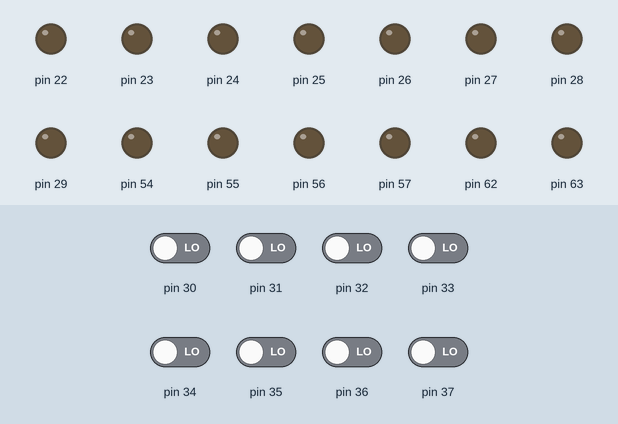
The sketch below on a simulated Arduino Mega 2560, built with avr-gcc and run on an emulated ATmega2560. Shown: output pins drawn as LEDs (lit = HIGH). The test bench sets the inputs (shaded band); at power-on: pin 30–37 LOW.

Above: at 1.2 s.
1.3 s: pin 30 driven HIGH
At 1.7 s:
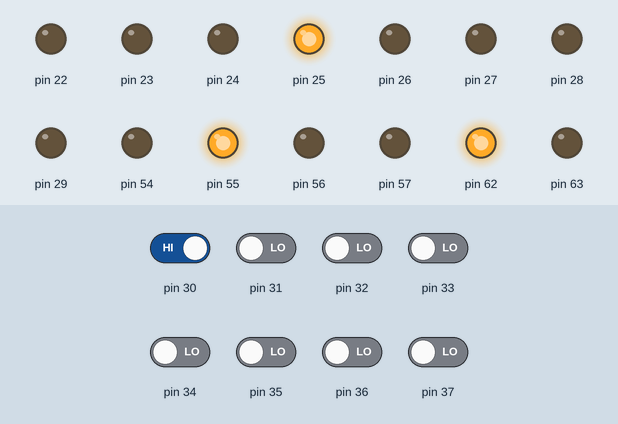
2.8 s: pin 31 driven HIGH
At 4.0 s:
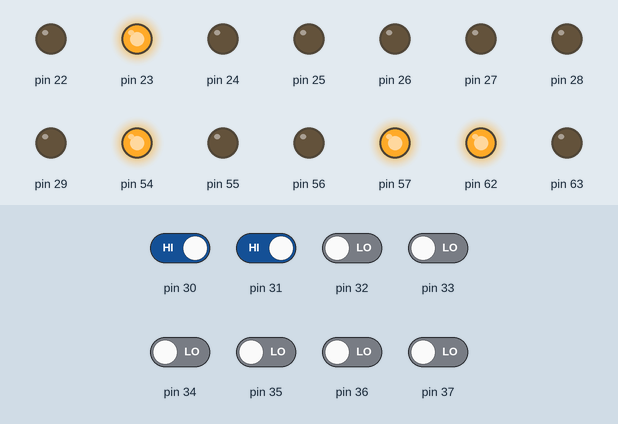
4.3 s: pin 32 driven HIGH
At 5.2 s:
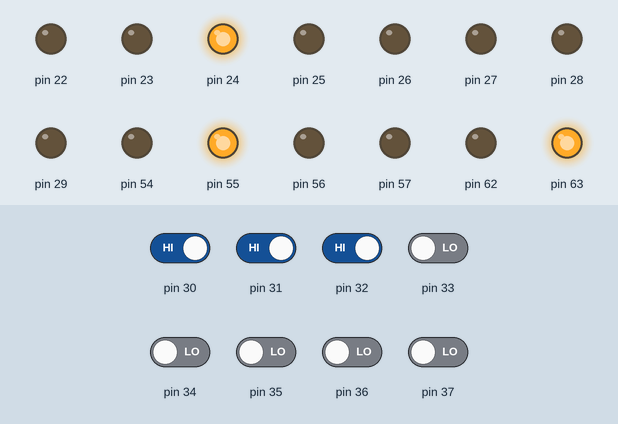
5.8 s: pin 33 driven HIGH
At 6.3 s:
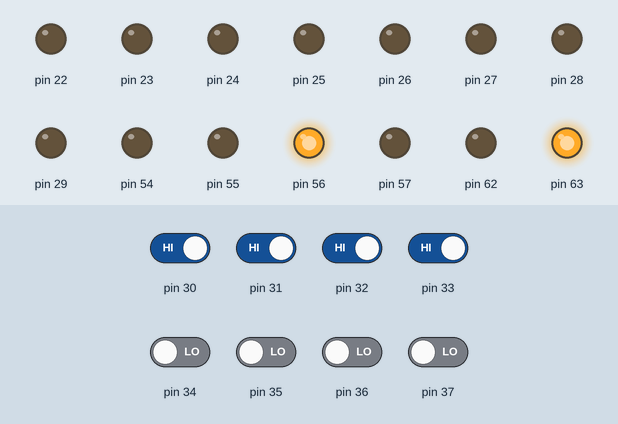
7.3 s: pin 34 driven HIGH
At 8.5 s:
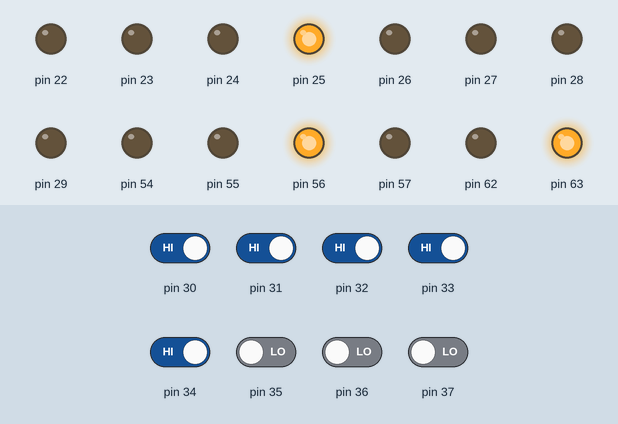
8.8 s: pin 35 driven HIGH
At 9.8 s:
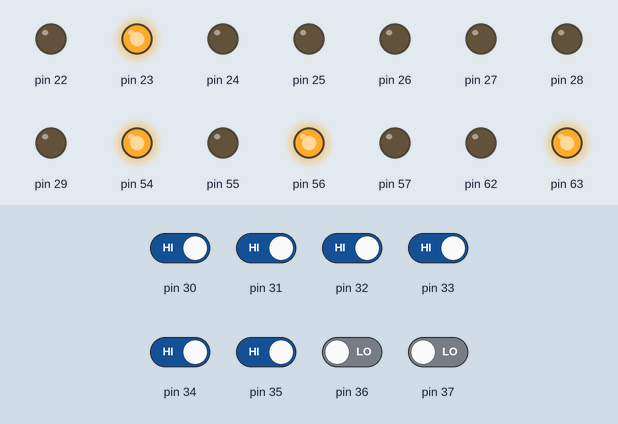
Timing chart, 0 to 11.3 s (numbered marks = the images above; inputs shaded):
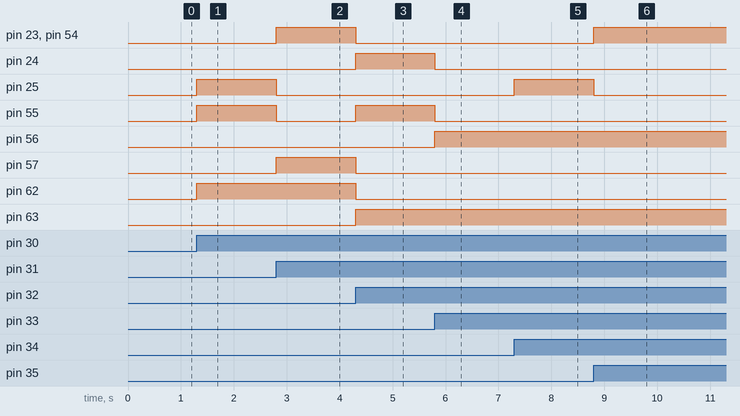

Measured:
- after the input at 1.3 s, pin 25, pin 55, pin 62: LOW → HIGH at once
- after the input at 2.8 s, pin 23, pin 54, pin 57: LOW → HIGH at once; pin 25, pin 55: HIGH → LOW at once
- after the input at 4.3 s, pin 23, pin 54, pin 57, pin 62: HIGH → LOW at once; pin 24, pin 55, pin 63: LOW → HIGH at once
- after the input at 5.8 s, pin 24, pin 55: HIGH → LOW at once; pin 56: LOW → HIGH at once
- after the input at 7.3 s, pin 25: LOW → HIGH at once
- after the input at 8.8 s, pin 23, pin 54: LOW → HIGH at once; pin 25: HIGH → LOW at once

The sketch:

Binario.ino
```cpp
unsigned int numero;
int unidades;
int decenas;
int centenas;

void setup() {
  DDRC = B00000000;
  DDRA = B11111111;
  DDRK = B11111111;
  DDRF = B11111111;

}

void loop() {
  numero = PINC;
  centenas = numero / 100;
  numero = numero % 100;
  decenas =  numero / 10;
  numero = numero % 10;
  unidades = numero;

  PORTA = unidades;
  PORTF = decenas;
  PORTK = centenas;
}
```
